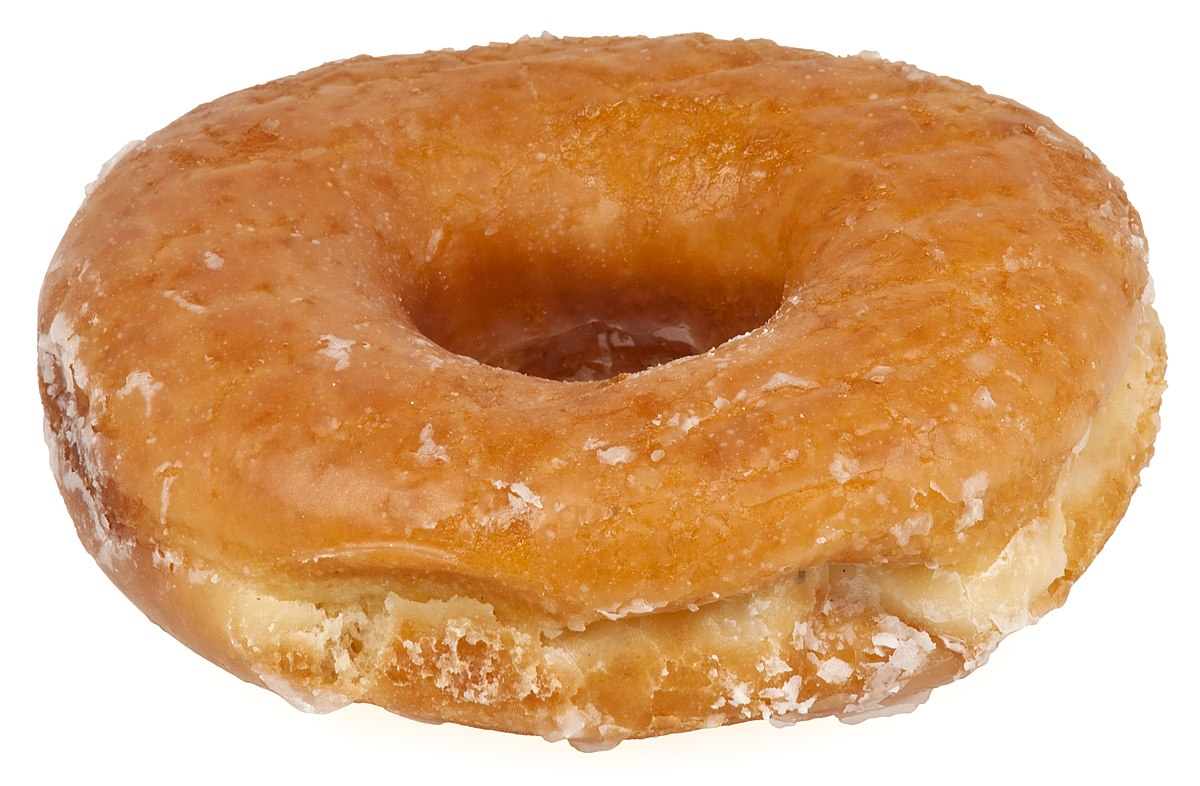
#> input picture synthetic_data_generation/data/object/Donut.jpg, 1200 x 786 px
$ python -i blend_utils.py   (imports and definitions only)
#> lines starting #> are read from the running program, lines starting #| are printed output that depends on the picture; after the words box and inside, x2 and y2 are one past the last pixel; in counts of white or black regions, pixels touching at a corner belong together
#> `picture = cv2.imread('../data/object/Donut.jpg', cv2.IMREAD_GRAYSCALE)`:
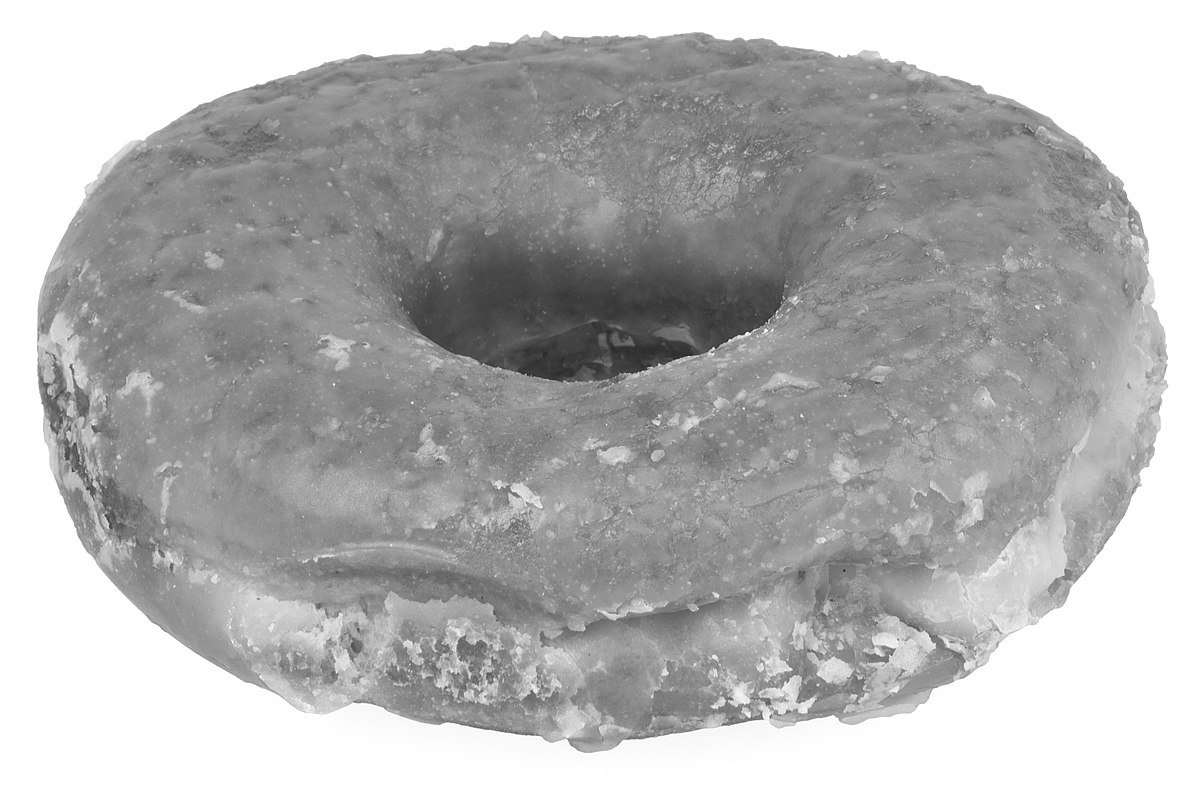
#> picture: shape (786, 1200); min 12, max 255, mean 177.8
import cv2
import numpy as np

# [58 lines left out: functions poisson_blend, enhance_object, not called in this run]

def add_outline(obj_img, thickness=3, color=(255, 255, 255)):
    """
    Add an outline around the object using alpha mask.

    Args:
        obj_img (np.ndarray): BGRA object image.
        thickness (int): thickness of outline in pixels.
        color (tuple): BGR color of the outline.

    Returns:
        np.ndarray: object with outline.
    """
#> called with thickness = 3, color = (255, 255, 255)
    alpha = obj_img[..., 3]
#> alpha = 786 values from 255 to 255
    # Find contours of the alpha mask
    contours, _ = cv2.findContours(alpha, cv2.RETR_EXTERNAL, cv2.CHAIN_APPROX_SIMPLE)
#> contours = [[[0, 0], [0, 785]]]

    # Create an empty mask for the outline
    outline_mask = np.zeros_like(alpha)
#> outline_mask = 786 values from 0 to 0

    # Draw contours with thickness
    cv2.drawContours(outline_mask, contours, -1, 255, thickness)

    # Create color outline image
    outline_img = np.zeros_like(obj_img)
    outline_img[..., :3] = color
    outline_img[..., 3] = outline_mask
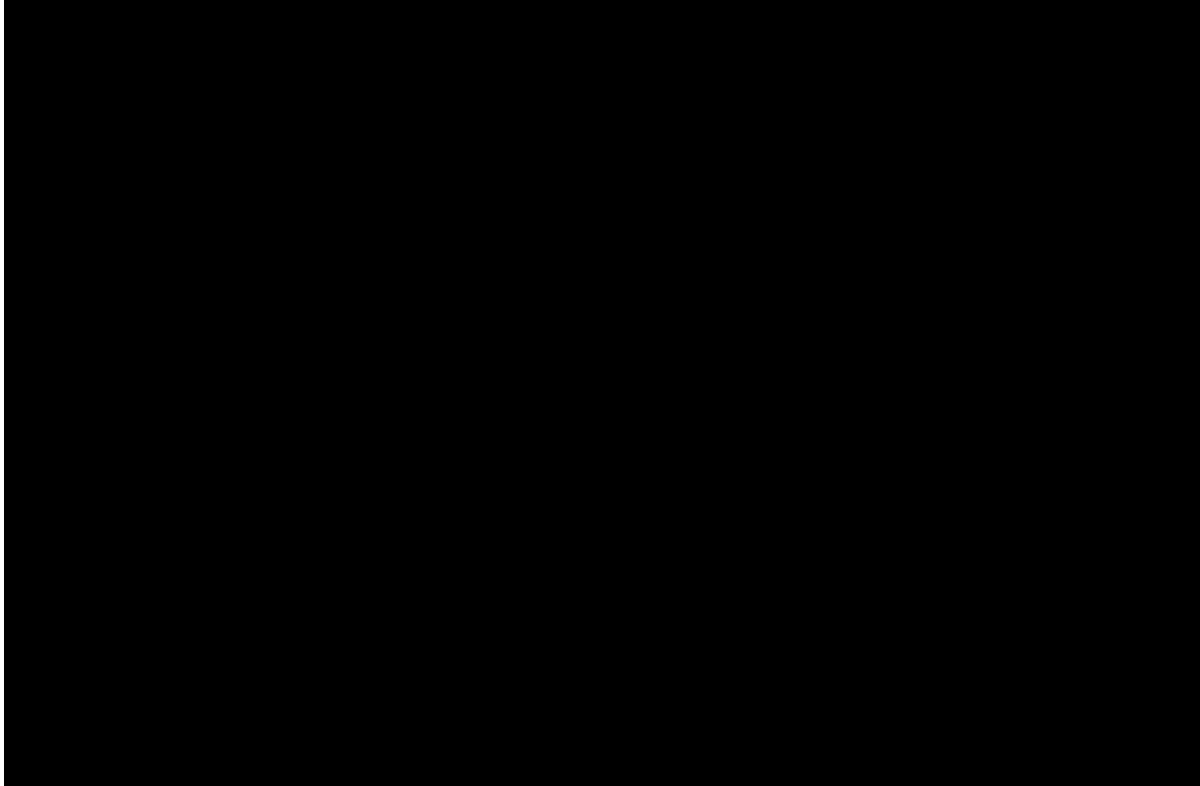
#> outline_img: shape (786, 1200); 0.33% white; 1 white region, box (x1, y1, x2, y2) and area: (0, 0, 4, 786) 3144

    # Composite outline behind the original object
    inv_alpha = cv2.bitwise_not(obj_img[..., 3])
#> inv_alpha = 786 values from 0 to 0
    for c in range(3):
        outline_img[..., c] = cv2.bitwise_and(outline_img[..., c], inv_alpha)

    # Combine outline and original object
    combined = outline_img.copy()
    combined[..., :3] = cv2.add(combined[..., :3], obj_img[..., :3])
    combined[..., 3] = cv2.max(outline_img[..., 3], obj_img[..., 3])

    return combined

>>> import cv2
>>> picture = cv2.imread('../data/object/Donut.jpg', cv2.IMREAD_GRAYSCALE)
#> (the run stopped early here; a loop or call above may not have finished)

$ run again, on synthetic_data_generation/data/object/bear2.jpg
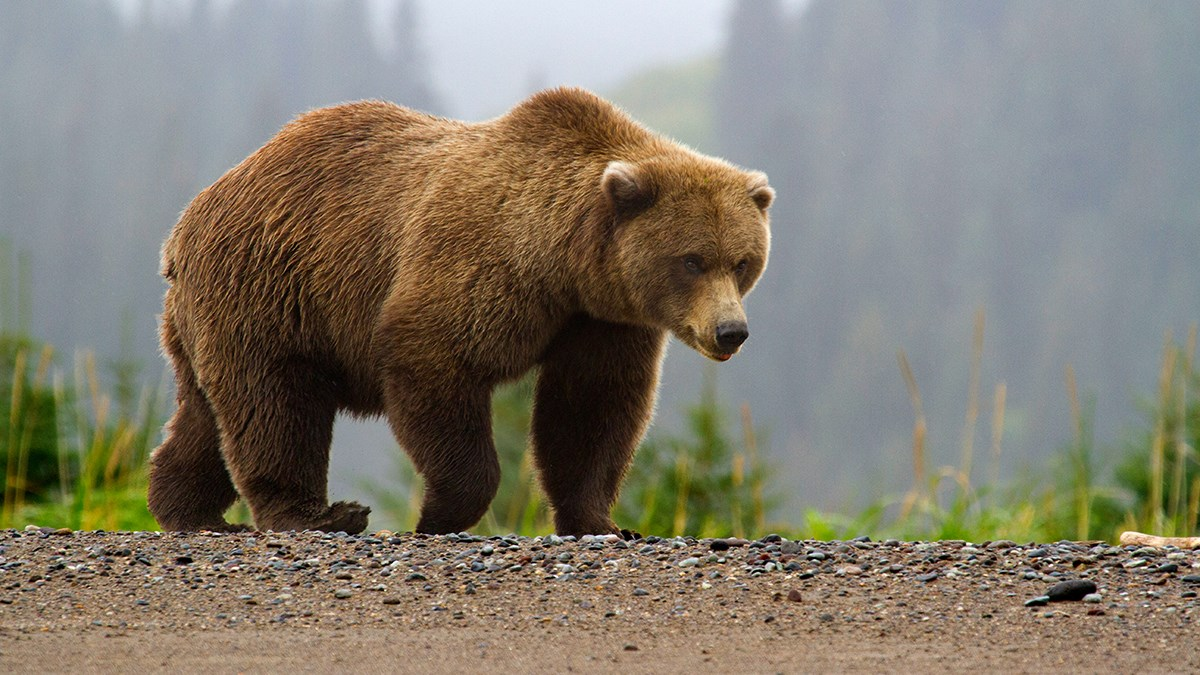
#> input picture synthetic_data_generation/data/object/bear2.jpg, 1200 x 675 px
#> `picture = cv2.imread('../data/object/Donut.jpg', cv2.IMREAD_GRAYSCALE)`:
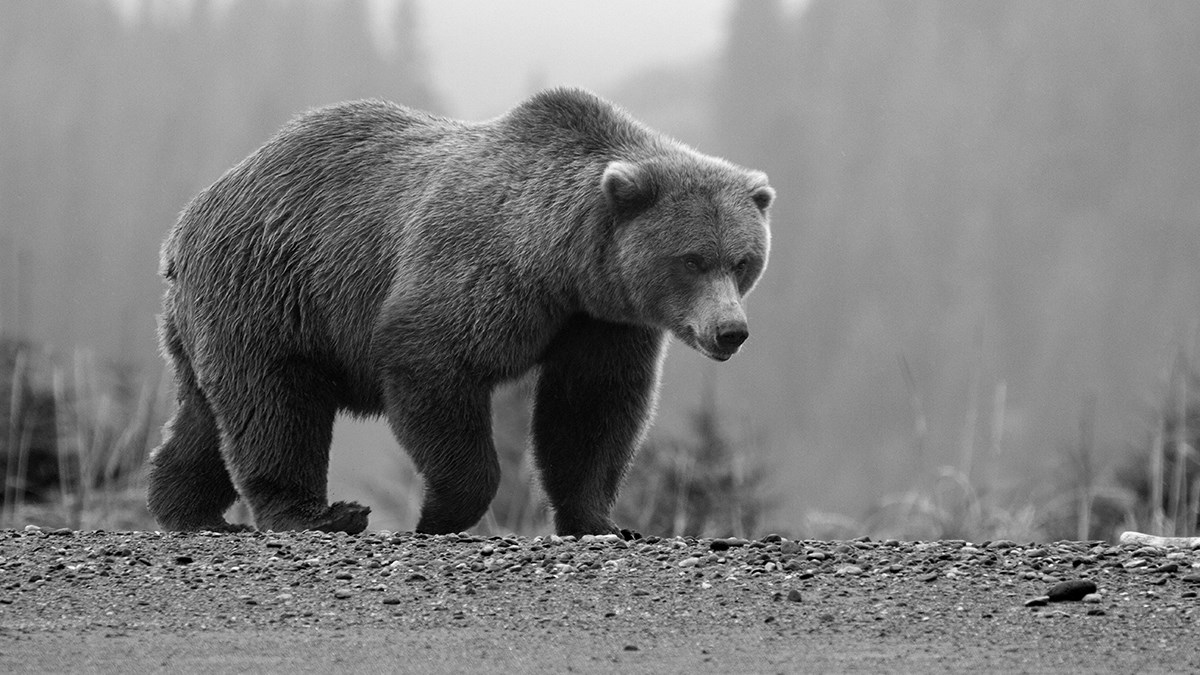
#> picture: shape (675, 1200); min 0, max 255, mean 124.5
#> alpha = 675 values, max 227 at index 570, min 3 at index 539, mean 118.9
#> contours = [[[0, 0], [0, 674]]]
#> outline_img: shape (675, 1200); 0.33% white; 1 white region, box (x1, y1, x2, y2) and area: (0, 0, 4, 675) 2700
#> inv_alpha = 675 values, max 252 at index 539, min 28 at index 570, mean 136.1
